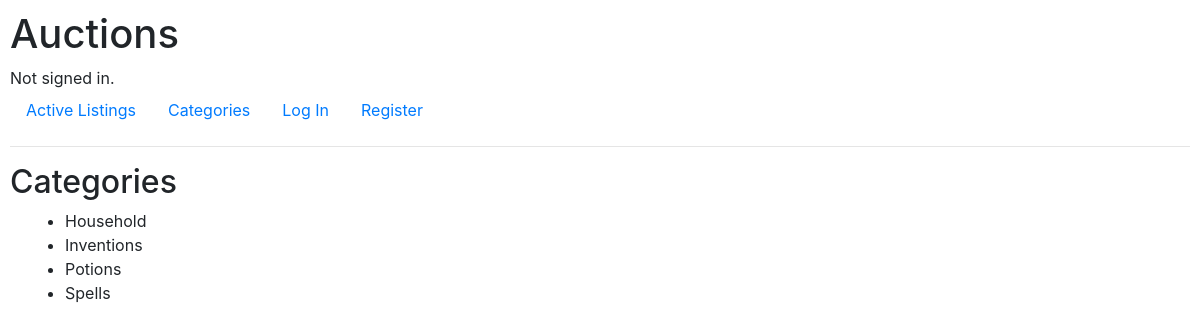
The page /categories on the database its author committed.
### auctions/models.py (models this page shows)
class Categories(models.Model):
    category = models.CharField(max_length=64)
    class Meta:
        ordering = ["category"]
    def __str__(self):
        return f"{self.category}"

### auctions/views.py (the view)
# urls.py: path("categories", views.categories, name="categories")
def categories(request):
    return render(request, "auctions/categories.html", {
        "categories": Categories.objects.all()
    })

### auctions/templates/auctions/categories.html
{% extends "auctions/layout.html" %}
{% block body %}
    <h2>Categories</h2>
    <div class="container-fluid">
        <div class="row">
            <div class="col-md-12">
                <ul>
                  {% for category in categories %}
                    <li>{{ category }}</li>
                  {% endfor %}
                </ul>
            </div>
        </div>
    </div>
{% endblock %}

### auctions/static/auctions/styles.css (style rules this page uses)
body { padding: 10px; }

### rows shown on the page
Categories: category "Household"
Categories: category "Inventions"
Categories: category "Potions"
Categories: category "Spells"
